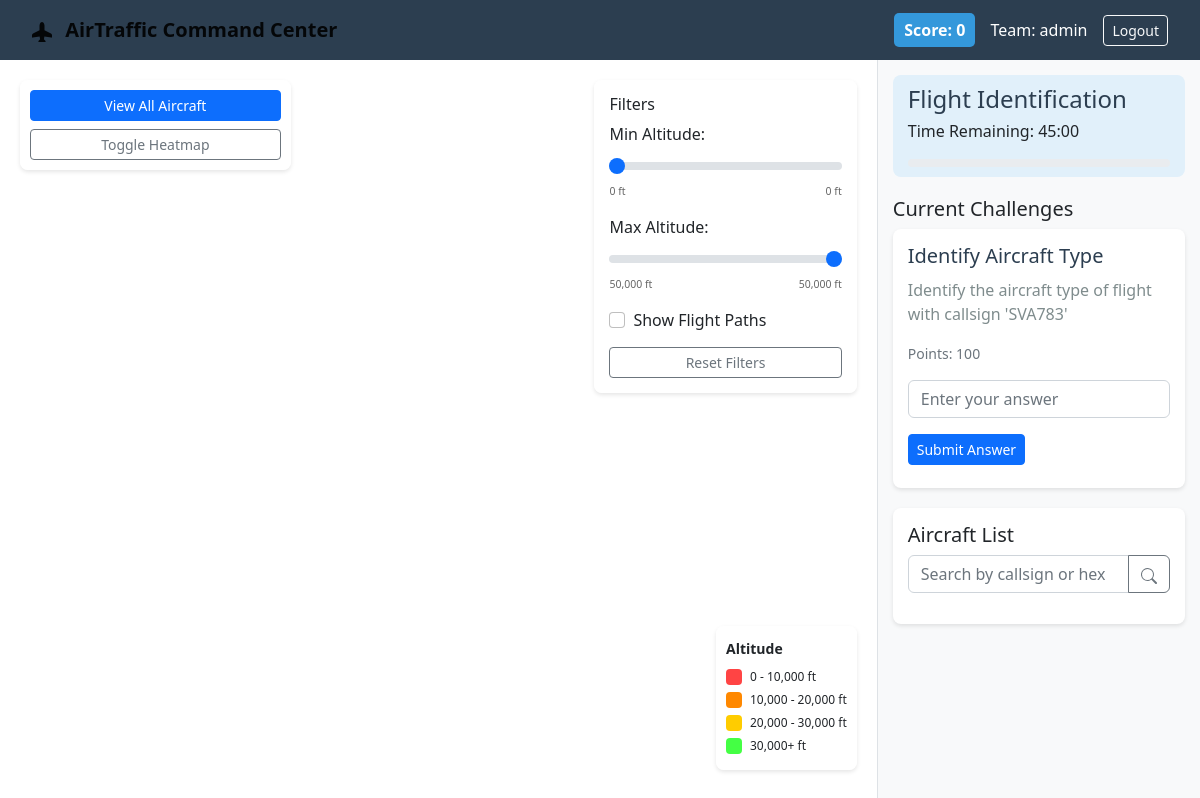
/dashboard (signed in), run on the app's committed database.
### tables this page shows
CREATE TABLE challenges (
            id INTEGER PRIMARY KEY AUTOINCREMENT,
            title TEXT NOT NULL,
            description TEXT NOT NULL,
            phase INTEGER NOT NULL,
            points INTEGER NOT NULL,
            correct_answer TEXT
        );

### server.py (the view)
@app.route('/dashboard')
def dashboard():
    if 'team_name' not in session:
        return redirect(url_for('login'))
    team_name = session['team_name']
    team_score = db.get_team_score(team_name)
    current_challenge = challenge_manager.get_current_challenge()
    return render_template('dashboard.html',
                          team_name=team_name,
                          team_score=team_score,
                          current_challenge=current_challenge,
                          map_config=config.get('map_settings', {}))

### challenge_manager.py (called while the page is built)
    def get_current_challenge(self):
        self._check_phase_transition()
        challenges = self.db.get_challenges_for_phase(self.current_phase)
        time_info = self._get_phase_time_info()
        return {
            "phase": self.current_phase,
            "phase_name": self._get_phase_name(self.current_phase),
            "challenges": challenges,
            "time_remaining": time_info["time_remaining_str"],
            "progress_percent": time_info["progress_percent"]
        }

    def _check_phase_transition(self):
        current_time = datetime.now()
        phase_duration = self.phase_durations.get(self.current_phase, timedelta(minutes=45))
        if current_time - self.phase_start_time > phase_duration:
            self.current_phase += 1
            if self.current_phase > 5:  # Reset to phase 1 if we've gone through all phases
                self.current_phase = 1
            self.phase_start_time = current_time
            print(f"Advancing to Phase {self.current_phase}: {self._get_phase_name(self.current_phase)}")

    def _get_phase_time_info(self):
        current_time = datetime.now()
        phase_duration = self.phase_durations.get(self.current_phase, timedelta(minutes=45))
        elapsed = current_time - self.phase_start_time
        remaining = phase_duration - elapsed
        if phase_duration.total_seconds() > 0:
            progress_percent = min(100, (elapsed.total_seconds() / phase_duration.total_seconds()) * 100)
        else:
            progress_percent = 100
        minutes, seconds = divmod(int(remaining.total_seconds()), 60)
        time_remaining_str = f"{minutes:02d}:{seconds:02d}"
        return {
            "elapsed": elapsed,
            "remaining": remaining,
            "time_remaining_str": time_remaining_str,
            "progress_percent": progress_percent
        }

    def _get_phase_name(self, phase):
        phase_names = {
            0: "Introduction & Setup",
            1: "Flight Identification",
            2: "Flight Pattern Analysis",
            3: "Emergency Response",
            4: "Air Traffic Control",
            5: "Final Presentations"
        }
        return phase_names.get(phase, f"Phase {phase}")

### templates/dashboard.html (shortened to what this page needs)
<!DOCTYPE html>
<html lang="en">
<head>
    <link href="https://cdn.jsdelivr.net/npm/bootstrap@5.2.3/dist/css/bootstrap.min.css" rel="stylesheet">
    <link rel="stylesheet" href="https://unpkg.com/leaflet@1.9.3/dist/leaflet.css" />
</head>
<body>
    <div class="dashboard-container">
        <nav class="navbar">
            <div class="container-fluid">
                <span class="navbar-brand">
                    AirTraffic Command Center
                </span>
                <div class="team-info">
                    <div class="team-score">Score: <span id="team-score">{{ team_score }}</span></div>
                    <div class="team-name">Team: {{ team_name }}</div>
                    <a href="/logout" class="btn btn-outline-light btn-sm ms-3">Logout</a>
                </div>
            </div>
        </nav>
        <div class="main-content">
            <div class="map-container">
                <div id="map"></div>
                <div class="view-controls">
                    <button id="zoom-all" class="btn btn-sm btn-primary mb-2 w-100">
                         View All Aircraft
                    </button>
                    <button id="toggle-heatmap" class="btn btn-sm btn-outline-secondary w-100">
                         Toggle Heatmap
                    </button>
                </div>
                <div class="control-panel">
                    <h6>Filters</h6>
                    <div class="filter-control">
                        <label for="min-altitude-filter" class="form-label">Min Altitude:</label>
                        <input type="range" class="form-range" id="min-altitude-filter" min="0" max="40000" step="1000" value="0">
                        <div class="altitude-range-values">
                            <small>0 ft</small>
                            <small id="min-altitude-value">0 ft</small>
                        </div>
                    </div>
                    <div class="filter-control">
                        <label for="max-altitude-filter" class="form-label">Max Altitude:</label>
                        <input type="range" class="form-range" id="max-altitude-filter" min="0" max="50000" step="1000" value="50000">
                        <div class="altitude-range-values">
                            <small id="max-altitude-value">50,000 ft</small>
                            <small>50,000 ft</small>
                        </div>
                    </div>
                    <div class="filter-control">
                        <div class="form-check">
                            <input class="form-check-input" type="checkbox" id="show-paths">
                            <label class="form-check-label" for="show-paths">Show Flight Paths</label>
                        </div>
                    </div>
                    <button id="reset-filters" class="btn btn-sm btn-outline-secondary w-100">Reset Filters</button>
                </div>
                <div class="legend">
                    <div class="legend-title mb-2"><small><strong>Altitude</strong></small></div>
                    <div class="legend-item">
                        <div class="legend-color" style="background-color: #ff4444;"></div>
                        <span>0 - 10,000 ft</span>
                    </div>
                    <div class="legend-item">
                        <div class="legend-color" style="background-color: #ff8800;"></div>
                        <span>10,000 - 20,000 ft</span>
                    </div>
                    <div class="legend-item">
                        <div class="legend-color" style="background-color: #ffcc00;"></div>
                        <span>20,000 - 30,000 ft</span>
                    </div>
                    <div class="legend-item">
                        <div class="legend-color" style="background-color: #44ff44;"></div>
                        <span>30,000+ ft</span>
                    </div>
                </div>
            </div>
            <div class="sidebar">
                <div class="phase-indicator">
                    <h4>{{ current_challenge.phase_name }}</h4>
                    <p>Time Remaining: <span id="time-remaining">{{ current_challenge.time_remaining }}</span></p>
                    <div class="progress">
                    </div>
                </div>
                <h5>Current Challenges</h5>
                {% for challenge in current_challenge.challenges %}
                <div class="challenge-card" id="challenge-{{ challenge.id }}">
                    <h5>{{ challenge.title }}</h5>
                    <p>{{ challenge.description }}</p>
                    <p><small class="text-muted">Points: {{ challenge.points }}</small></p>
                    <div class="mb-3">
                        <input type="text" class="form-control" id="answer-{{ challenge.id }}" placeholder="Enter your answer">
                    </div>
                    <button class="btn btn-primary btn-sm submit-answer" data-challenge-id="{{ challenge.id }}">Submit Answer</button>
                </div>
                {% endfor %}
                <div class="aircraft-info">
                    <h5>Aircraft List</h5>
                    <div class="input-group mb-3">
                        <input type="text" class="form-control" id="search-aircraft" placeholder="Search by callsign or hex">
                        <button class="btn btn-outline-secondary" type="button" id="search-button">
                        </button>
                    </div>
                </div>
            </div>
        </div>
    </div>

### templates/dashboard.html (style rules this page uses)
body { font-family: 'Segoe UI', Tahoma, Geneva, Verdana, sans-serif; height: 100vh; margin: 0; padding: 0; overflow: hidden; }
.dashboard-container { display: flex; flex-direction: column; height: 100vh; }
.navbar { background-color: #2c3e50; color: white; padding: 10px 20px; z-index: 1000; }
.navbar-brand { font-weight: bold; font-size: 20px; }
.team-info { margin-left: auto; display: flex; align-items: center; }
.team-score { background-color: #3498db; color: white; font-weight: bold; padding: 5px 10px; border-radius: 5px; margin-right: 15px; }
.main-content { display: flex; flex: 1; overflow: hidden; }
.map-container { flex: 3; height: 100%; position: relative; }
#map { height: 100%; width: 100%; }
.sidebar { flex: 1; background-color: #f8f9fa; padding: 15px; height: 100%; overflow-y: auto; min-width: 300px; max-width: 400px; border-left: 1px solid #dee2e6; z-index: 900; }
.challenge-card { background-color: white; border-radius: 8px; box-shadow: 0 2px 4px rgba(0,0,0,0.1); padding: 15px; margin-bottom: 15px; }
.challenge-card h5 { color: #2c3e50; margin-bottom: 10px; }
.challenge-card p { color: #7f8c8d; margin-bottom: 15px; }
.phase-indicator { background-color: #e1f0fa; padding: 10px 15px; border-radius: 8px; margin-bottom: 20px; }
.phase-indicator h4 { margin-bottom: 5px; color: #2c3e50; }
.progress { height: 8px; margin-top: 10px; }
.aircraft-info { background-color: white; border-radius: 8px; box-shadow: 0 2px 4px rgba(0,0,0,0.1); padding: 15px; margin-top: 20px; }
.control-panel { background-color: rgba(255,255,255,0.9); border-radius: 8px; box-shadow: 0 2px 4px rgba(0,0,0,0.1); position: absolute; top: 20px; right: 20px; z-index: 1000; padding: 15px; min-width: 220px; }
.filter-control { margin-bottom: 15px; }
.altitude-range-values { display: flex; justify-content: space-between; font-size: 12px; color: #666; }
.legend { background-color: rgba(255,255,255,0.9); border-radius: 8px; box-shadow: 0 2px 4px rgba(0,0,0,0.1); position: absolute; bottom: 30px; right: 20px; z-index: 1000; padding: 10px; }
.legend-item { display: flex; align-items: center; margin-bottom: 5px; font-size: 12px; }
.legend-color { width: 16px; height: 16px; margin-right: 8px; border-radius: 4px; }
.view-controls { background-color: rgba(255,255,255,0.9); border-radius: 8px; box-shadow: 0 2px 4px rgba(0,0,0,0.1); position: absolute; top: 20px; left: 20px; z-index: 1000; padding: 10px; }

### data on the page
challenges: title "Identify Aircraft Type", description "Identify the aircraft type of flight with callsign 'SVA783'", points "100"

### other printed values
{{ team_score }} "0"
{{ team_name }} "admin"
{{ current_challenge.phase_name }} "Flight Identification"
{{ current_challenge.time_remaining }} "45:00"
